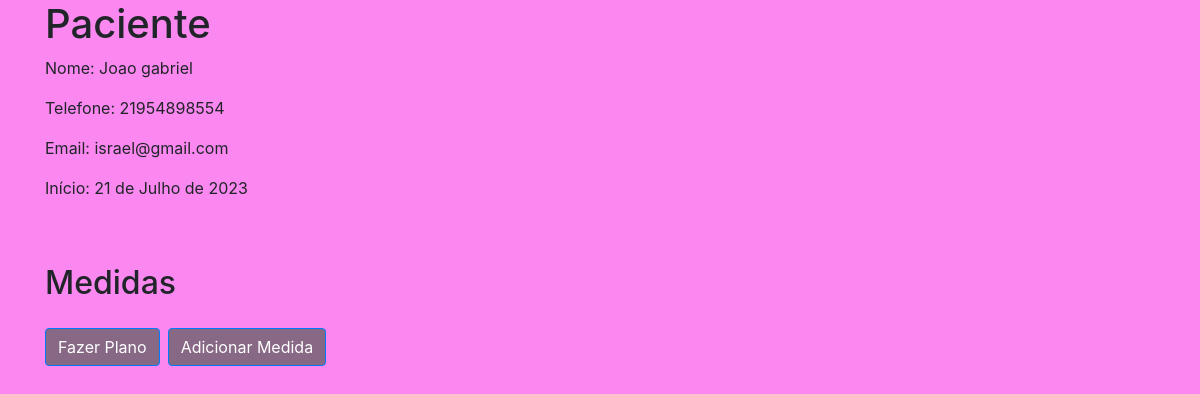
Page /paciente/1 on the committed database.
### dietas_app/models.py (models this page shows, shortened)
class Base(models.Model):
    criado = models.DateField('Criação', auto_now_add=True)
    modificado = models.DateField('Atualização', auto_now=True)
    ativo = models.BooleanField('Ativo?', default=True )
    class Meta:
        abstract = True

class Paciente(Base):
    nome = models.CharField('nome', max_length=100)
    telefone = models.CharField('Telefone', max_length=20)
    email = models.EmailField('E-mail')

### dietas_app/views.py (the view)
# urls.py: path('paciente/<int:pk>', paciente, name='paciente'),
def paciente(request, pk):
    paciente = Paciente.objects.get(id=pk)
    medida = Medida.objects.filter(id=pk)
    context = {
        'paciente': paciente,
        'medida': medida
    }
    return render(request, 'paciente.html',context)

### dietas_app/templates/paciente.html (shortened to what this page needs)
{% load static %}
<html lang="pt-br">
<head>
    <link rel="stylesheet" href="https://maxcdn.bootstrapcdn.com/bootstrap/4.5.2/css/bootstrap.min.css">
    <link rel="stylesheet" href="{% static 'css/style.css' %}">
</head>
<body>
    <div class="container">
        <h1>Paciente</h1>
        <p>Nome: {{ paciente.nome }}</p>
        <p>Telefone: {{ paciente.telefone }}</p>
        <p>Email: {{ paciente.email }}</p>
        <p>Início: {{ paciente.criado }}</p>
        <br><br>
        <h2>Medidas</h2>
        <div class="d-flex">
            <a href="{% url 'plano' paciente.id %}" class="btn btn-primary">Fazer Plano</a>
            <button type="button" class="btn btn-primary ml-2" data-toggle="modal" data-target="#modalMedida">Adicionar Medida</button>
        </div>
    </div>
    {% include 'medida.html' %}
</body>
</html>

### dietas_app/static/css/style.css (style rules this page uses)
body { background-color:rgb(250, 136, 240); }
.btn { margin-top: 10px; background-color: rgb(136, 105, 133); color: white; }

### rows in the picture
Paciente: nome "Joao gabriel", telefone "21954898554", email "israel@gmail.com", criado "21 de Julho de 2023"
